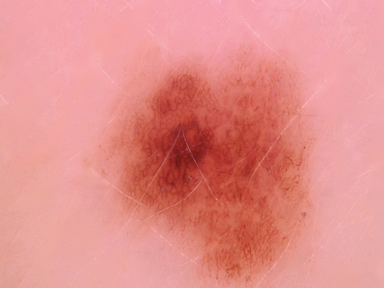
#> input picture important files to be deleted/delete_feature_test_images/img_1965.png, 384 x 288 px
$ python -i mask_function.py   (imports and definitions only)
#> lines starting #> are read from the running program, lines starting #| are printed output that depends on the picture; after the words box and inside, x2 and y2 are one past the last pixel; in counts of white or black regions, pixels touching at a corner belong together
from skimage.color import rgb2gray
from skimage.filters import gaussian, threshold_otsu
def get_mask(image):
    gray_im = rgb2gray(image)
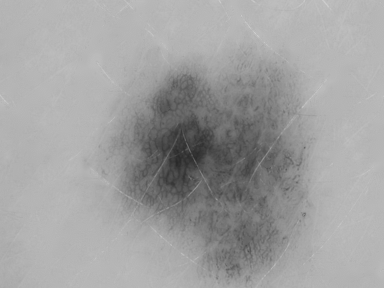
#> gray_im: shape (288, 384) float64; min 0.163, max 0.809, mean 0.631
    blurred_im = gaussian(gray_im, sigma=1.0)
    t=threshold_otsu(blurred_im)
#> t = 0.562
    mask = gray_im<t
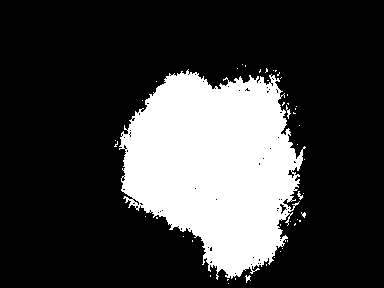
#> mask: shape (288, 384) bool; 23.6% white; 47 white regions (43 under 20 px), largest, box (x1, y1, x2, y2) and area: (119, 69, 306, 280) 25936, (286, 105, 291, 119) 28, (297, 191, 303, 200) 24, (245, 275, 251, 283) 24
    return mask

>>> import cv2
>>> picture = cv2.cvtColor(cv2.imread('../delete_feature_test_images/img_1965.png'), cv2.COLOR_BGR2RGB)
>>> result = get_mask(picture)

$ run again, on important files to be deleted/delete_feature_test_images/img_1966.png
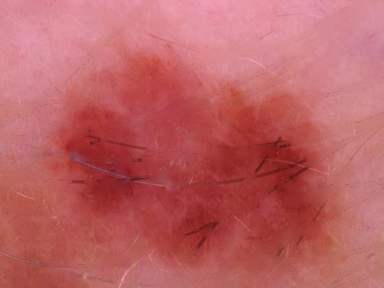
#> input picture important files to be deleted/delete_feature_test_images/img_1966.png, 384 x 288 px
#> in get_mask, `gray_im = rgb2gray(image)`:
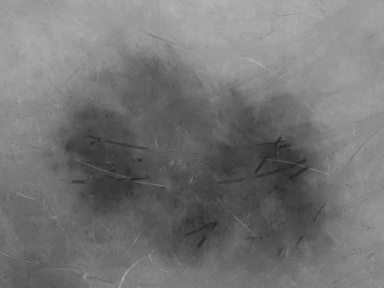
#> gray_im: shape (288, 384) float64; min 0.145, max 0.719, mean 0.46
#> t = 0.464
#> in get_mask, `mask = gray_im<t`:
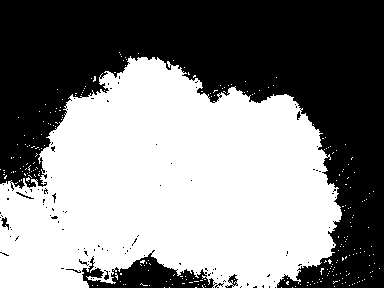
#> mask: shape (288, 384) bool; 51.9% white; 109 black regions (100 under 20 px), largest, box (x1, y1, x2, y2) and area: (0, 0, 384, 288) 50366, (82, 250, 217, 288) 2308, (225, 274, 238, 288) 75

$ run again, on important files to be deleted/delete_feature_test_images/img_1968.png
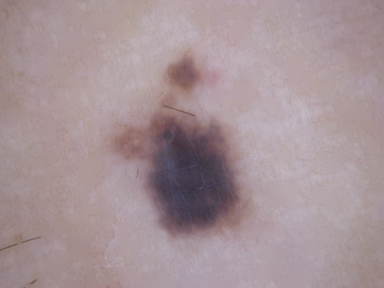
#> input picture important files to be deleted/delete_feature_test_images/img_1968.png, 384 x 288 px
#> in get_mask, `gray_im = rgb2gray(image)`:
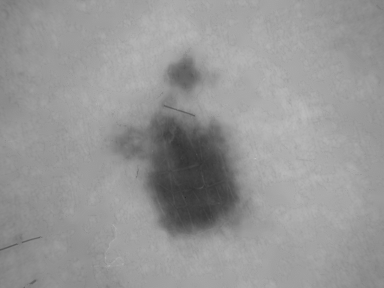
#> gray_im: shape (288, 384) float64; min 0.171, max 0.762, mean 0.592
#> t = 0.478
#> in get_mask, `mask = gray_im<t`:
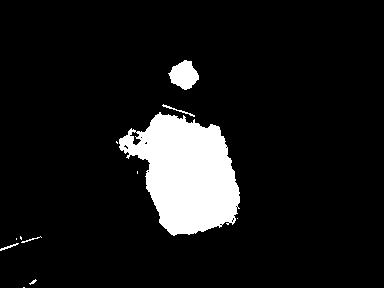
#> mask: shape (288, 384) bool; 9.3% white; 12 white regions (7 under 20 px), largest, box (x1, y1, x2, y2) and area: (119, 112, 240, 236) 9499, (168, 60, 199, 90) 599, (162, 104, 195, 117) 64, (0, 243, 19, 251) 41, (21, 236, 42, 243) 31

$ run again, on important files to be deleted/delete_feature_test_images/img_1969.png
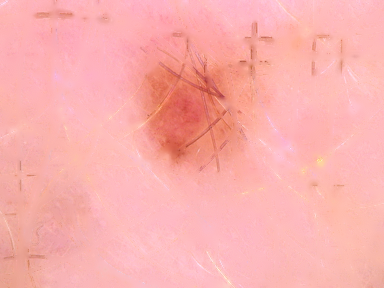
#> input picture important files to be deleted/delete_feature_test_images/img_1969.png, 384 x 288 px
#> in get_mask, `gray_im = rgb2gray(image)`:
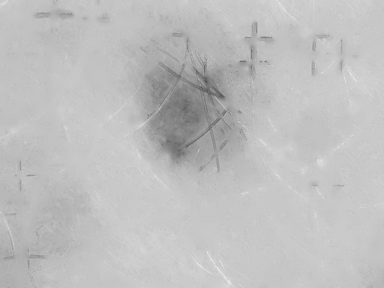
#> gray_im: shape (288, 384) float64; min 0.332, max 0.954, mean 0.75
#> t = 0.678
#> in get_mask, `mask = gray_im<t`:
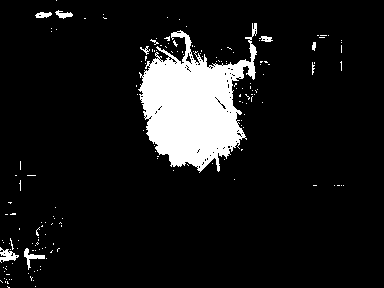
#> mask: shape (288, 384) bool; 9.6% white; 168 white regions (159 under 20 px), largest, box (x1, y1, x2, y2) and area: (138, 23, 257, 173) 9583, (0, 247, 19, 263) 148, (24, 248, 45, 270) 136
